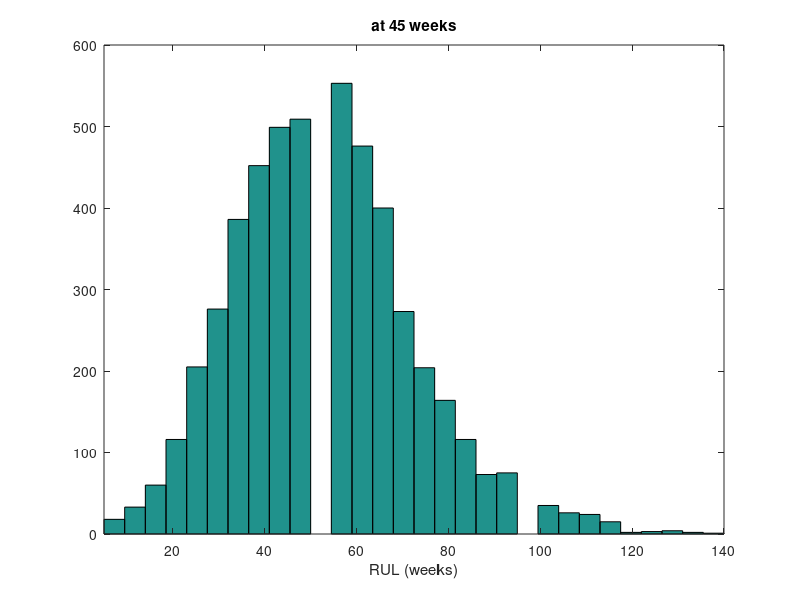

Write MATLAB code to recreate this figure.
clc
clear all
close all
%===== PROBLEM DEFINITION: PARAMETER DEFINITION ===========================
WorkName='Battery';                    % work results are saved by WorkName
TimeUnit='weeks';                                          % time unit name
dt=5;                                          % time interval (five weeks)
measuData=[1.0000  0.9351  0.8512  0.9028  0.7754  0.7114  0.6830  0.6147 ...
    0.5628  0.7090]';  % measured data at every time intervals (k1 x 1)
thres=0.3;                                     % threshold - critical value
ParamName=['x'; 'b'; 's'];
initDisPar=[0.9 1.1; 0 0.05; 0.01 0.1];
                    % probability parameters of initial distribution, p x q
               %  (p: num. of unknown param, q: num. of probability param)
n=5e3;                                               % number of particles
signiLevel=5;                        % significance level for C.I. and P.I.
%==========================================================================
% % % PROGNOSTICS using PARTICLE FILTER
p=size(ParamName,1);
for j=1:p;                                          %% Initial Distribution
    param(j,:)=unifrnd(initDisPar(j,1),initDisPar(j,2),1,n);
    ParamResul(j,:)=[ParamName(j,:)  'Resul'];
    eval([ParamResul(j,:)  '=param(j,:);']);
end;
k1=length(measuData); k=1;                   %% Update Process or Prognosis
if measuData(end)-measuData(1)<0; cofec=-1; else cofec =1; end
while min(eval([ParamResul(1,:)  '(k,:)'])*cofec)<thres*cofec;  k=k+1;
    % step1. prediction (prior)
    paramPredi=param;
    for j=1:p; eval([ParamName(j,:)  '=paramPredi(j,:);']); end
    paramPredi(1,:)=...%===== PROBLEM DEFINITION: MODEL DEFINITION ========
        exp(-b.*dt).*x;
    %======================================================================
    if k<=k1                                           % (Update Process)
        % step2. update (likelihood)
        likel=normpdf(measuData(k),paramPredi(1,:),paramPredi(end,:));
        % step3. resampling
        cdf=cumsum(likel)./max(sum(likel));
        for i=1:n;
            u=rand;
            loca=find(cdf >= u); param(:,i)=paramPredi(:,loca(1));
        end;
    else                                                 % (Prognosis)
        param=paramPredi;
    end
        for j=1:p; eval([ParamResul(j,:)  '(k,:)=param(j,:);']); end;
        if k>k1;
            eval([ParamResul(1,:)  '(k,:)=normrnd(param(1,:),param(end,:));']);
        end
end
% % % POST-PROCESSING
time=[0:dt:dt*(k-1)]';                                  %% RUL Calculation
perceValue=[50 signiLevel 100-signiLevel];
for i=1:n;
    loca=find(eval([ParamResul(1,:) '(:,i)'])*cofec>=thres*cofec);
    RUL(i)=time(loca(1))-time(k1);
end;
RULPerce=prctile(RUL',perceValue);
figure; set(gca,'fontsize',14); hist(RUL,30);        %% RUL Results Display
xlim([min(RUL) max(RUL)]); xlabel(['RUL' ' (' TimeUnit ')']);
titleName=['at ' num2str(time(k1)) ' ' TimeUnit]; title(titleName)
fprintf( '\n  # Percentiles of RUL at %g weeks \n', time(k1))
fprintf('\n   %gprct: %g,  median: %g, %gprct: %g \n' , perceValue(2), ...
    RULPerce(2), RULPerce(1), perceValue(3), RULPerce(3))
Name=[WorkName ' at ' num2str(time(k1)) '.mat']; save(Name);   %% Work Save